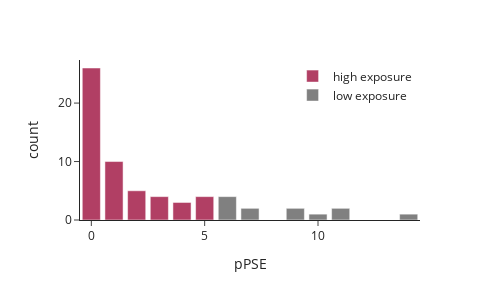

The notebook cell this image was saved under:
### Code cell
# nitrosyl
nitro_data = alphafold_ptms[(alphafold_ptms['Nitrosyl'] == 1)]
nitro_bincount = np.unique(nitro_data['nAA_12_70_pae'].values, return_counts=True)
nitro_bincount_df = pd.DataFrame({'pPSE': nitro_bincount[0], 'count': nitro_bincount[1]})
nitro_bincount_df['cutoff'] = np.where(nitro_bincount_df.pPSE <= 5, 'high exposure', 'low exposure')
pPSE_cut_nitro = px.bar(nitro_bincount_df, x='pPSE', y='count', color='cutoff',
                     color_discrete_map={'high exposure': 'rgb(177, 63, 100)', 'low exposure': 'grey'},
                     template="simple_white", width=500, height=300)
pPSE_cut_nitro = pPSE_cut_nitro.update_layout(legend=dict(title='', yanchor="top", y=0.99, xanchor="right", x=0.99))
config_nitro = {'toImageButtonOptions': {'format': 'svg', 'filename': 'pPAE_cutoff_nitro'}}
print("Nitrosylation")
pPSE_cut_nitro.show(config=config_nitro)

### Figure 1 — Plotly figure (JSON) as saved in the notebook; plotly's stock layout.template omitted (floating-point values rounded to 4 significant figures)
{"data": [{"alignmentgroup": "True", "hovertemplate": "cutoff=high exposure<br>pPSE=%{x}<br>count=%{y}<extra></extra>", "legendgroup": "high exposure", "marker": {"color": "rgb(177, 63, 100)"}, "name": "high exposure", "offsetgroup": "high exposure", "orientation": "v", "showlegend": true, "textposition": "auto", "type": "bar", "x": [0, 1, 2, 3, 4, 5], "xaxis": "x", "y": [26, 10, 5, 4, 3, 4], "yaxis": "y"}, {"alignmentgroup": "True", "hovertemplate": "cutoff=low exposure<br>pPSE=%{x}<br>count=%{y}<extra></extra>", "legendgroup": "low exposure", "marker": {"color": "grey"}, "name": "low exposure", "offsetgroup": "low exposure", "orientation": "v", "showlegend": true, "textposition": "auto", "type": "bar", "x": [6, 7, 9, 10, 11, 14], "xaxis": "x", "y": [4, 2, 2, 1, 2, 1], "yaxis": "y"}], "layout": {"barmode": "relative", "height": 300, "legend": {"title": {"text": ""}, "tracegroupgap": 0, "x": 0.99, "xanchor": "right", "y": 0.99, "yanchor": "top"}, "margin": {"t": 60}, "width": 500, "xaxis": {"anchor": "y", "domain": [0, 1], "title": {"text": "pPSE"}}, "yaxis": {"anchor": "x", "domain": [0, 1], "title": {"text": "count"}}}}
